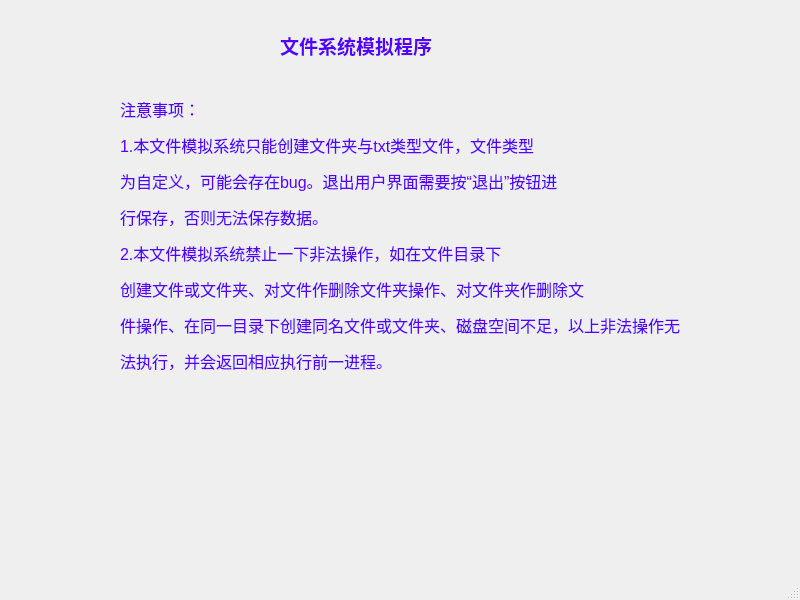
<?xml version="1.0" encoding="UTF-8"?>
<ui version="4.0">
 <class>MainWindow</class>
 <widget class="QMainWindow" name="MainWindow">
  <property name="geometry">
   <rect>
    <x>0</x>
    <y>0</y>
    <width>800</width>
    <height>600</height>
   </rect>
  </property>
  <property name="windowTitle">
   <string>MainWindow</string>
  </property>
  <widget class="QWidget" name="centralwidget">
   <widget class="QLabel" name="label">
    <property name="geometry">
     <rect>
      <x>280</x>
      <y>20</y>
      <width>191</width>
      <height>51</height>
     </rect>
    </property>
    <property name="text">
     <string>&lt;html&gt;&lt;head/&gt;&lt;body&gt;&lt;p&gt;&lt;span style=&quot; font-size:14pt; font-weight:600; color:#5500ff;&quot;&gt;文件系统模拟程序&lt;/span&gt;&lt;/p&gt;&lt;/body&gt;&lt;/html&gt;</string>
    </property>
   </widget>
   <widget class="QLabel" name="label_2">
    <property name="geometry">
     <rect>
      <x>120</x>
      <y>60</y>
      <width>561</width>
      <height>351</height>
     </rect>
    </property>
    <property name="text">
     <string>&lt;html&gt;&lt;head/&gt;&lt;body&gt;&lt;p&gt;&lt;span style=&quot; font-size:12pt; color:#5500ff;&quot;&gt;注意事项：&lt;/span&gt;&lt;/p&gt;&lt;p&gt;&lt;span style=&quot; font-size:12pt; color:#5500ff;&quot;&gt;1.本文件模拟系统只能创建文件夹与txt类型文件，文件类型&lt;/span&gt;&lt;/p&gt;&lt;p&gt;&lt;span style=&quot; font-size:12pt; color:#5500ff;&quot;&gt;为自定义，可能会存在bug。退出用户界面需要按“退出”按钮进&lt;/span&gt;&lt;/p&gt;&lt;p&gt;&lt;span style=&quot; font-size:12pt; color:#5500ff;&quot;&gt;行保存，否则无法保存数据。&lt;/span&gt;&lt;/p&gt;&lt;p&gt;&lt;span style=&quot; font-size:12pt; color:#5500ff;&quot;&gt;2.本文件模拟系统禁止一下非法操作，如在文件目录下&lt;/span&gt;&lt;/p&gt;&lt;p&gt;&lt;span style=&quot; font-size:12pt; color:#5500ff;&quot;&gt;创建文件或文件夹、对文件作删除文件夹操作、对文件夹作删除文&lt;/span&gt;&lt;/p&gt;&lt;p&gt;&lt;span style=&quot; font-size:12pt; color:#5500ff;&quot;&gt;件操作、在同一目录下创建同名文件或文件夹、磁盘空间不足，以上非法操作无&lt;/span&gt;&lt;/p&gt;&lt;p&gt;&lt;span style=&quot; font-size:12pt; color:#5500ff;&quot;&gt;法执行，并会返回相应执行前一进程。&lt;/span&gt;&lt;/p&gt;&lt;/body&gt;&lt;/html&gt;</string>
    </property>
   </widget>
  </widget>
  <widget class="QMenuBar" name="menubar">
   <property name="geometry">
    <rect>
     <x>0</x>
     <y>0</y>
     <width>800</width>
     <height>26</height>
    </rect>
   </property>
  </widget>
  <widget class="QStatusBar" name="statusbar"/>
 </widget>
 <resources/>
 <connections/>
</ui>
